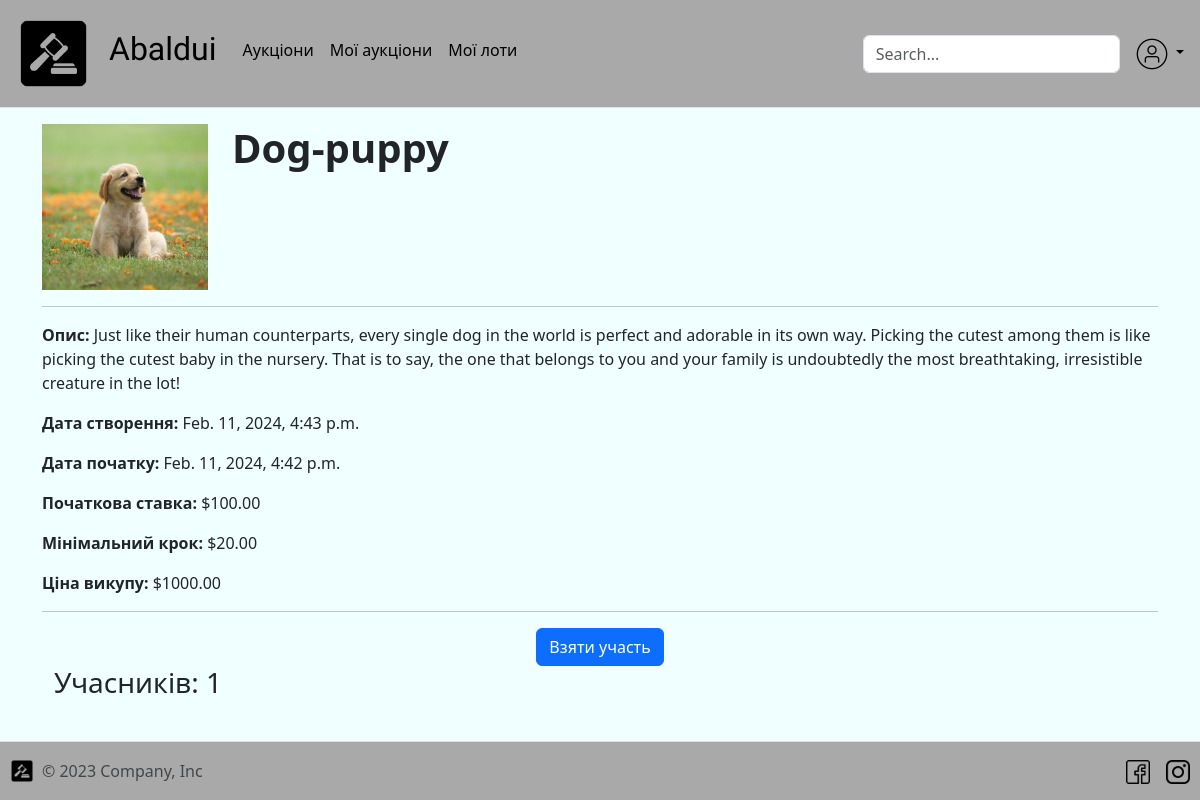
/auction/18/ (signed in), run on an earlier commit of the app's database.
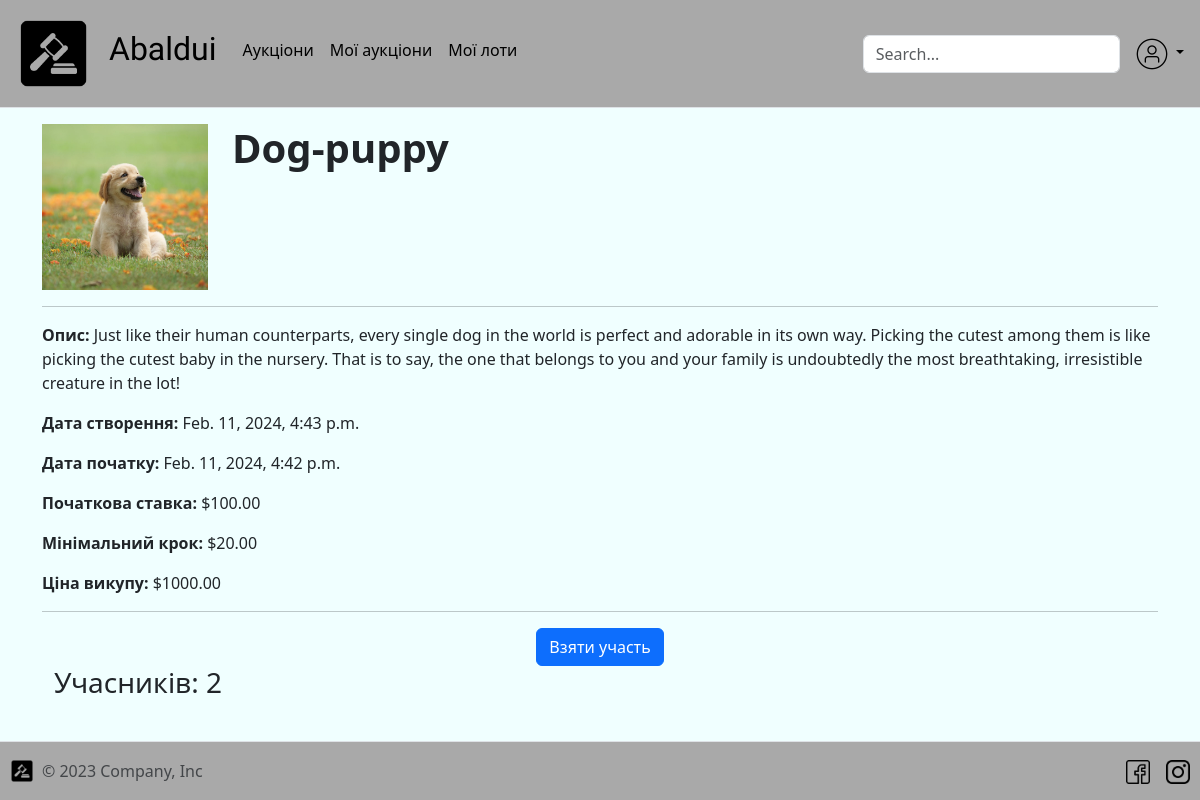
And on a later commit of the database.
### auction/models.py (models this page shows, shortened)
class Auction(models.Model):
    name = models.CharField(max_length=255, default="Auction")
    description = models.TextField(blank=True, null=True, max_length=700)
    image = models.ImageField(upload_to="auction-images/", blank=True, null=True)
    creator = models.ForeignKey(to=User, on_delete=models.DO_NOTHING, related_name="auctions")
    current_better = models.ForeignKey(to=User, on_delete=models.DO_NOTHING, null=True, blank=True,
                                       related_name="auctions_betters")
    start_price = models.DecimalField(max_digits=15, decimal_places=2)
    minimal_bet = models.DecimalField(max_digits=15, decimal_places=2)
    current_bet = models.DecimalField(max_digits=15, decimal_places=2, default=0)
    price_of_ransom = models.DecimalField(max_digits=15, decimal_places=2, null=True)
    time_of_creation = models.DateTimeField(auto_now_add=True)
    time_of_start = models.DateTimeField()
    seconds_to_end = models.IntegerField(default=60)
    is_completed = models.BooleanField(default=False)
    participants = models.ManyToManyField(User)
    class Meta:
        ordering = ["-time_of_start"]

### auction/views.py (the view)
# urls.py: path('<int:pk>/', auction_list_detail),
def auction_list_detail(request, pk: int):
    auction = Auction.objects.get(pk=pk)
    if request.user not in auction.participants.all():
        auction.participants.add(request.user)
        auction.save()
    context = {
        "auction": auction,
        "lots": auction.lot_set.all(),
        "participants": auction.participants.all()
    }
    return render(request, "auction/auction-info.html", context=context)

### templates/auction/auction-info.html (shortened to what this page needs)
{% extends 'base.html' %}
{% load static %}
{% block content %}
<div class="container">
    <div class="row">
        <div class="col-md-2">
            <img src="/media/{{auction.image }}" alt="Зображення аукціону" class="img-fluid">
        </div>
        <div class="col-md-10">
            <h1><strong>{{ auction.name }}</strong> </h1>
        </div>
    </div>
    <hr>
    <div class="row">
        <div class="col-md-12">
            <p><strong>Опис:</strong> {{ auction.description }}</p>
            <p><strong>Дата створення:</strong> {{ auction.time_of_creation }}</p>
            <p><strong>Дата початку:</strong> {{ auction.time_of_start }}</p>
            <p><strong>Початкова ставка:</strong> ${{ auction.start_price }}</p>
            <p><strong>Мінімальний крок:</strong> ${{ auction.minimal_bet }}</p>
            <p><strong>Ціна викупу:</strong> ${{ auction.price_of_ransom }}</p>
            <hr>
        </div>
    </div>
    <div class="row">
        <div>
            <div class="d-flex justify-content-center align-items-center">
              <a href="going/" class="btn btn-primary">Взяти участь</a>
            </div>
        </div>
    </div>
  <div class="container">
   <h3>Учасників: {{ auction.participants.count }}</h3>
  </div>
</div>
{% endblock %}

What changed in the data, as far as the page shows it:
changed Auction "Dog-puppy": participants.count "1" → "2"
